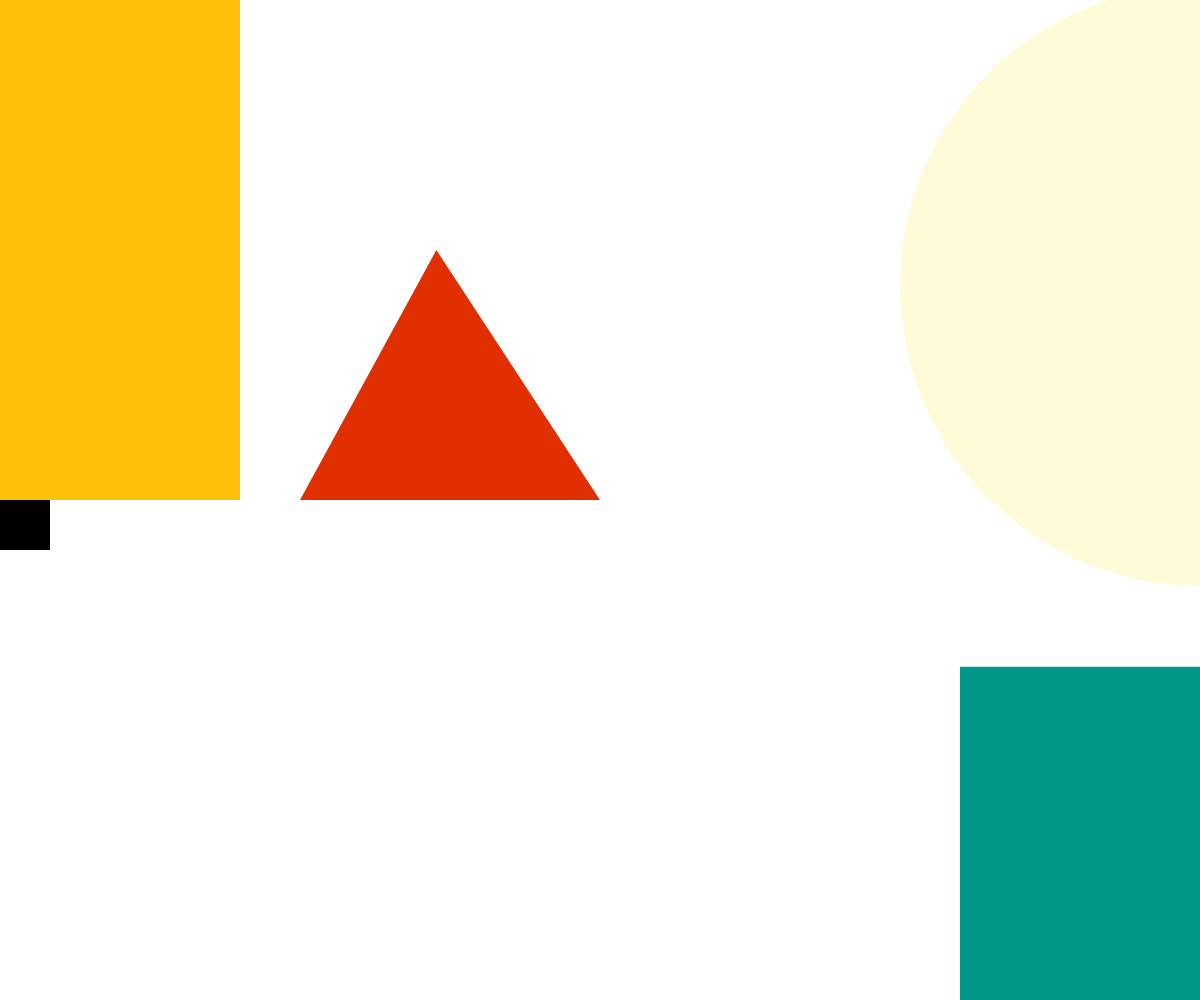
Frame 1 (no input)
Frame 60 (no input): identical to frame 1, image omitted
Frame 120 (the mouse pressed at the canvas centre since frame 60): identical to frame 1, image omitted

The p5.js sketch that drew this single still picture (run headless with seeded random() and noise() and a simulated clock; from frame 60 on, the mouse is pressed at the canvas centre):

// p5.js sketch
// ── sketch.js
function setup() { 
    createCanvas(windowWidth, windowHeight); 
} 
  
function draw() { 
    background(255); 
    noStroke();
    fill('#FFC107')
    rect(0, 0 ,windowWidth/5, windowHeight/2) 
    fill('#FFFBD9')
    circle((windowWidth), (windowHeight/3.5), windowWidth/2);
    noFill();
    rect(windowWidth/2, windowHeight/2 , 150, 150);
    fill('#000000')
    square(0, windowHeight/2, 50)
    fill('#009688')
    rect(windowWidth/1.25, windowHeight/1.5 ,windowWidth/5,      windowHeight/2.5)
    fill('#E02F00')
    triangle(windowWidth/2, windowHeight/2, windowWidth/4,windowHeight/2,windowWidth/2.75,windowHeight/4)
} 
// ── sketch1.js
function setup() { 
    createCanvas(windowWidth, windowHeight); 
} 
  
function draw() { 
    background(255); 
    noStroke();
    fill('#FFC107')
    rect(0, 0 ,windowWidth/5, windowHeight/2) 
    fill('#FFFBD9')
    circle((windowWidth), (windowHeight/3.5), windowWidth/2);
    noFill();
    rect(windowWidth/2, windowHeight/2 , 150, 150);
    fill('#000000')
    square(0, windowHeight/2, 50)
    fill('#009688')
    rect(windowWidth/1.25, windowHeight/1.5 ,windowWidth/5, windowHeight/2.5)
    fill('#E02F00')
    triangle(windowWidth/2, windowHeight/2, windowWidth/4,windowHeight/2,windowWidth/2.75,windowHeight/4)
} 
